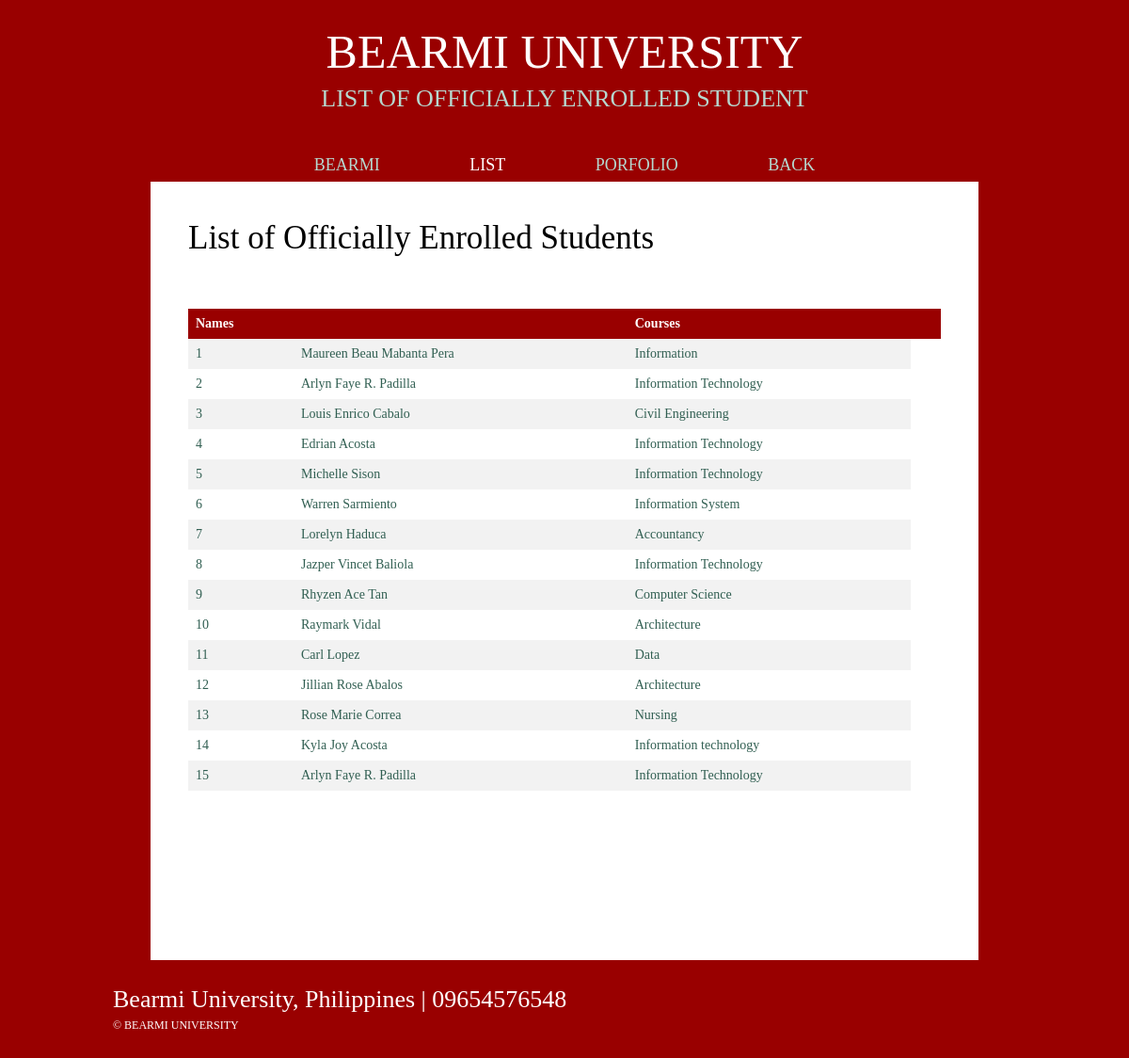
Page /about.php on the committed database.
### tables this page shows
CREATE TABLE `enrolled` (
  `id` int(25) NOT NULL,
  `name` varchar(50) DEFAULT NULL,
  `course` varchar(50) DEFAULT NULL
);

### about.php (the view, shortened to what this page needs)
<!DOCTYPE html>
<html>
<head>
	<link rel="stylesheet" type="text/css" href="css/style.css">
	<link rel="stylesheet" type="text/css" href="css/mobile.css">
</head>
<body>
	<div id="header">
		<h1><a href="index.html">BEARMI UNIVERSITY <span>List of officially enrolled student</span></a></h1>
		<ul id="navigation">
			<li>
				<a href="pageEnrolled.html">Bearmi</a>
			</li>
			<li class="current">
				<a href="about.php">List</a>
			</li>
			<li>
				<a href="portfolio.html">Porfolio</a>
			</li>
			<li>
				<a href="student.php">Back</a>
			</li>
		</ul>
	</div>
	<div id="body">
		<h2>List of Officially Enrolled Students</h2>
		<div style="overflow-x:auto;">
			<br>
	<table>
	<tr>
		<th>Names<th>
	     <th>Courses<th>
	</tr>
	<?php
        $conn = mysqli_connect("localhost", "root", "", "portal_college");
        $sql = "SELECT id, name, course from enrolled";
        $result = $conn-> query($sql);
        if($result-> num_rows > 0){
          while ($row = $result-> fetch_assoc()){
          	echo "<tr><td>". $row["id"] . "</td><td>" . $row["name"] . "</td><td>" . $row["course"] . "</td></tr>";
          }
          echo "</table>";
        }
         else{
         	echo "0 result";
         }
	?>
    </div>
   <br>
		</div>
	<div id="footer">
		<div>
			<span> Bearmi University, Philippines | 09654576548</span>
			<p>
				&copy; BEARMI UNIVERSITY
			</p>
		</div>
	</div>
</body>
</html>

### css/style.css (style rules this page uses)
body { background:#990000; color: #315f52; font-family: 'latoregular'; font-size: 14px; margin: 0; padding: 0; }
a { outline: none; }
p { line-height: 30px; margin: 0; }
#header { margin: 0 auto; max-width: 960px; }
#header h1 { font-size: 50px; font-weight: normal; line-height: 50px; margin: 0; padding: 30px 0; text-align: center; }
#header h1 a { color: white ; text-decoration: none; }
#header h1 a span { color: #b6d8cf; display: block; font-family: 'nixie_oneregular'; font-size: 26px; text-transform: uppercase; }
#header ul#navigation { list-style: none; margin: 0; padding: 0; text-align: center; }
#header ul#navigation li { display: inline; line-height: 30px; position: relative; }
#header ul#navigation li a { color: #b6d8cf; font-size: 18px; padding: 0 46px; text-align: center; text-decoration: none; text-transform: uppercase; }
#header ul#navigation li.current a { color: white; }
#body { background: #ffffff; margin: 1px auto 0; max-width: 880px; min-height: 827px; overflow: hidden; padding: 45px 40px 46px; }
#body > h2 { color: black; font-family: 'nixie_oneregular'; font-size: 35px; font-weight: normal; line-height: 30px; margin: 0; padding: 0 0 44px; }
table { margin-left:auto; margin-right:auto; border-collapse: collapse; width: 100%; }
th, td { text-align: left; padding: 8px; }
tr:nth-child(even) { background-color: #f2f2f2 }
th { background-color: #990000; color: white; }
#footer { margin: 0 auto; max-width: 960px; overflow: hidden; padding: 30px 0 60px; }
#footer div { float: left; width: 500px; }
#footer div span { color: white; display: block; font-size: 26px; line-height: 24px; }
#footer div p { color: white; font-size: 12px; line-height: 30px; }
* { box-sizing: border-box; }
h1 { font-size: 50px; word-break: break-all; }

### rows in the picture
enrolled: id "1", name "Maureen Beau Mabanta Pera", course "Information"
enrolled: id "2", name "Arlyn Faye R. Padilla", course "Information Technology"
enrolled: id "3", name "Louis Enrico Cabalo", course "Civil Engineering"
enrolled: id "4", name "Edrian Acosta", course "Information Technology"
enrolled: id "5", name "Michelle Sison", course "Information Technology"
enrolled: id "6", name "Warren Sarmiento", course "Information System"
enrolled: id "7", name "Lorelyn Haduca", course "Accountancy"
enrolled: id "8", name "Jazper Vincet Baliola", course "Information Technology"
enrolled: id "9", name "Rhyzen Ace Tan", course "Computer Science"
enrolled: id "10", name "Raymark Vidal", course "Architecture"
enrolled: id "11", name "Carl Lopez", course "Data"
enrolled: id "12", name "Jillian Rose Abalos", course "Architecture"
enrolled: id "13", name "Rose Marie Correa", course "Nursing"
enrolled: id "14", name "Kyla Joy Acosta", course "Information technology"
enrolled: id "15", name "Arlyn Faye R. Padilla", course "Information Technology"
